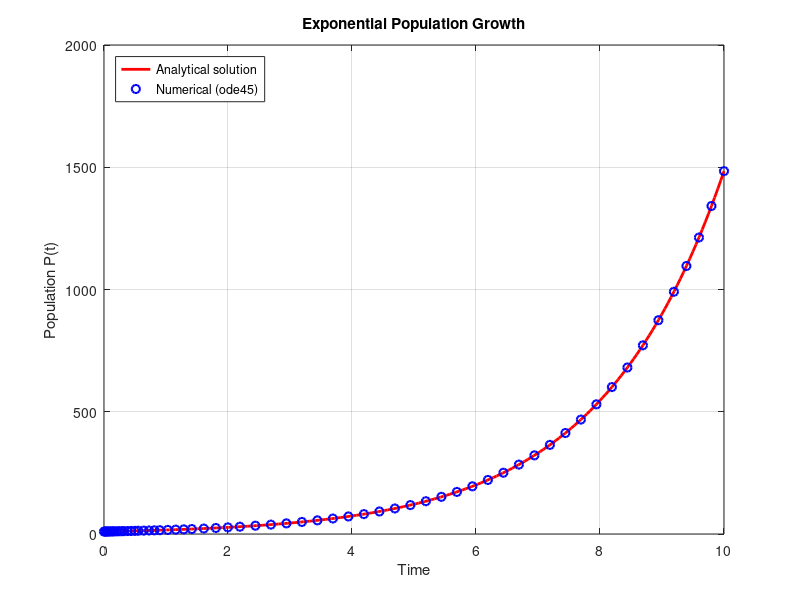

The MATLAB script that drew this image:
% Population Growth Example
% dP/dt = r*P

% Parameters
r = 0.5;        % growth rate (1/time)
P0 = 10;        % initial population
tspan = [0 10]; % time interval

%% Analytical solution
t = linspace(0, 10, 200);
P_exact = P0 * exp(r*t);

%% Numerical solution with ode45
% Define ODE as an anonymous function
dPdt = @(t, P) r*P;

% Solve using ode45
[t_num, P_num] = ode45(dPdt, tspan, P0);

%% Plot results
figure
plot(t, P_exact, 'r-', 'LineWidth', 2)    % analytical
hold on
plot(t_num, P_num, 'bo', 'LineWidth', 1.5) % numerical
xlabel('Time')
ylabel('Population P(t)')
legend('Analytical solution', 'Numerical (ode45)', 'Location', 'NorthWest')
title('Exponential Population Growth')
grid on